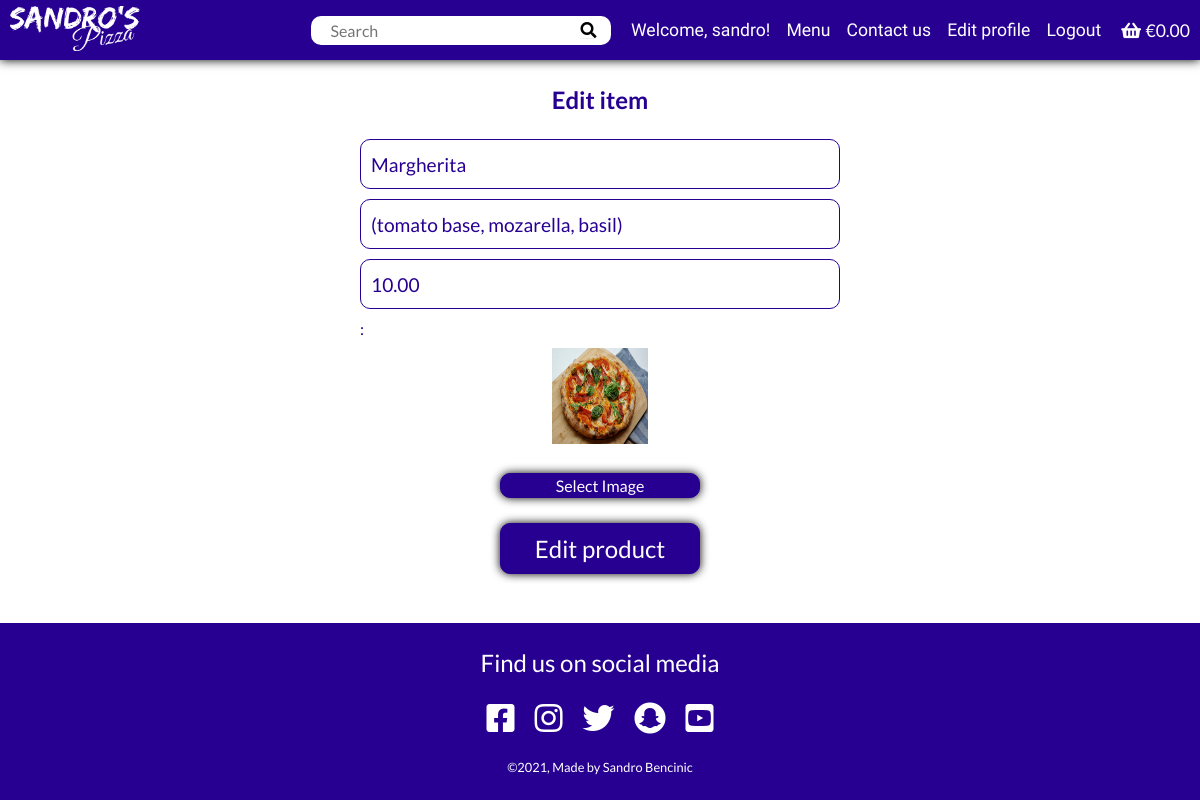
The app's page /product/edit_product/1/ (signed in) with its own data.
### product/models.py (models this page shows, shortened)
class Item(models.Model):
    name = models.CharField(max_length=50)
    ingredients = models.CharField(max_length=100)
    price = models.DecimalField(max_digits=10, decimal_places=2)
    image = models.ImageField(null=True, blank=True)

### product/views.py (the view)
# urls.py: path('edit_product/<item_id>/', edit_product, name='edit_product'),
@login_required()
def edit_product(request, item_id):
    if not request.user.is_superuser:
        messages.error(request, 'Permission denied.')
        return redirect(reverse('index'))
    product = get_object_or_404(Item, pk=item_id)
    if request.method == 'POST':
        form = ProductForm(request.POST, request.FILES, instance=product)
        if request.POST.get('image-clear') == 'on':
            messages.error(request, 'Edit FAILED: Image field is mandatory!')
            return redirect(reverse('edit_product', args=[item_id]))
        if form.is_valid():
            form.save()
            messages.success(request, 'Successfully edited product details!')
            return redirect(reverse('menu'))
        else:
            messages.error(request, 'Failed to add product. Please ensure the \
                form is valid.')
    else:
        form = ProductForm(instance=product)
    context = {
        'form': form,
        'item': product,
    }
    return render(request, 'product/edit_product.html', context)

### product/forms.py
class ProductForm(forms.ModelForm):
    class Meta:
        model = Item
        fields = '__all__'
        widgets = {
            'name': forms.TextInput(attrs={'placeholder': 'Product name'}),
            'ingredients': forms.TextInput(
                attrs={'placeholder': '(Ingredients)'}),
            'price': forms.TextInput(
                attrs={'placeholder': 'price'}),
        }
    image = forms.ImageField(
        label='Image', required=False, widget=CustomClearableFileInput)

### order/contexts.py (called while the page is built, shortened)
def contexts(request):
    bag_items = []
    grand_total = 0
    if request.user.is_authenticated:
        delivery_fee = 0
    else:
        delivery_fee = 2
    grand_total += delivery_fee
    order_time = None
    bag = request.session.get('bag', {})
    context = {
        'bag_items': bag_items,
        'grand_total': grand_total,
        'order_time': order_time,
        'delivery_fee': delivery_fee,
    }
    return context

### product/templates/product/edit_product.html (shortened to what this page needs)
{% extends 'base.html' %}
{% load static %}
{% block content %}
  <p class="add-edit-item">Edit item</p>
  <div class="new-product">
    <form class="form-item" action="{% url 'edit_product' item.id %}" method="post" enctype="multipart/form-data">
      {{ form.as_p }}
      <button class="btn save-photo" type="submit">Edit product</button>
    </form>
  </div>
{% endblock content %}

### templates/base.html (shortened to what this page needs)
{% load static %}
<!DOCTYPE html>
<html lang="en">
<head>
    <link rel="stylesheet" href="https://use.fontawesome.com/releases/v5.15.4/css/all.css">
    <link rel="stylesheet" href="https://cdnjs.cloudflare.com/ajax/libs/animate.css/4.1.1/animate.min.css">
    <link rel="stylesheet" href="{% static 'css/style.css' %}">
</head>
<body>
    <header class="navbar">
        <nav class="navbar__container">
            <a href="{% url 'index' %}">
                <img class="navbar__logo" src="{% static 'images/logo_bw.webp' %}" alt="Sandros pizza logo">
            </a>
            <div class="navbar__desktop-menu">
                <form class="navbar__search" action="{% url 'menu' %}" method="get" style="margin-right: 20px;">
                    <input class="search__input" type="text" name="q" placeholder="Search">
                    <button class="search__btn">
                        <i class="fas fa-search"></i>
                    </button>
                </form>
                <ul class="navbar__links">
                    {% if user.is_authenticated %}
                    <li class="navbar__user-desktop">
                        Welcome, {{ request.user }}!
                    </li>
                    {% endif %}
                    <li class="navbar__link">
                        <a href="{% url 'menu' %}">Menu</a>
                    </li>
                    <li class="navbar__link">
                        <a href="{% url 'contact' %}">Contact us</a>
                    </li>
                    {% if user.is_authenticated %}
                    <li class="navbar__link">
                        <a href="{% url 'profile' %}">Edit profile</a>
                    </li>
                    <li class="navbar__link">
                        <a href="{% url 'account_logout' %}">Logout</a>
                    </li>
                    {% endif %}
                    <li class="navbar__link" style="margin-left: 20px;">
                        <a href="{% url 'order' %}">
                            <i class="fas fa-shopping-basket"></i>
                            {% if bag_items %}
                            <span>€{{ grand_total|floatformat:2 }}</span>
                            {% else %}
                            <span>€0.00</span>
                            {% endif %}
                        </a>
                    </li>
                </ul>
            </div>
        </nav>
    </header>
    <div class="main-container">
        {% block content %}
        {% endblock content %}
    </div>
    <footer class="footer">
        <p class="footer__title">Find us on social media</p>
        <ul class="footer__links">
        <li>
            <a href="https://www.facebook.com/" target="_blank"
            aria-label="link to facebook (opens in new tab)" rel="noopener">
            <i class="fab fa-facebook-square"></i>
            </a>
        </li>
        <li>
            <a href="https://www.instagram.com/" target="_blank"
            aria-label="link to instagram (opens in new tab)" rel="noopener">
            <i class="fab fa-instagram"></i>
            </a>
        </li>
        <li>
            <a href="https://twitter.com/" target="_blank"
            aria-label="link to twitter (opens in new tab)" rel="noopener">
            <i class="fab fa-twitter"></i>
            </a>
        </li>
        <li>
            <a href="https://www.snapchat.com/" target="_blank"
            aria-label="link to snapchat (opens in new tab)" rel="noopener">
            <i class="fab fa-snapchat"></i>
            </a>
        </li>
        <li>
            <a href="https://www.youtube.com/" target="_blank"
            aria-label="link to youtube (opens in new tab)" rel="noopener">
            <i class="fab fa-youtube-square"></i>
            </a>
        </li>
        </ul>
        <p class="footer__copyright">©2021, Made by Sandro Bencinic</p>
    </footer>
</body>
</html>

### static/css/style.css (style rules this page uses)
* { position: relative; box-sizing: border-box; margin: 0; padding: 0; }
*, a { font-family: 'Lato', sans-serif; color: black; }
body { min-height: 100vh; display: flex; flex-direction: column; justify-content: space-between; }
a { text-decoration: none; }
li { list-style-type: none; }
.main-container { width: 100%; min-height: calc(100vh - 177px - 80px); top: 80px; margin-bottom: 80px; }
.btn, .search__btn, .checkout-popup__close, .item__plus, .item__minus, .flash__close, .comment__add { cursor: pointer; }
.btn { display: block; color: white !important; border: 1px solid rgb(39, 0, 146); border-radius: 10px; background-color: rgb(39, 0, 146); padding: 10px; width: 200px; font-size: 1.5rem; text-align: center; box-shadow: 0px 0px 10px 0px black; }
.navbar__desktop-menu { display: none; }
.navbar__container { display: flex; justify-content: space-between; align-items: center; position: fixed; top: 0; height: 80px; width: 100%; padding: 10px; background-color: rgb(39, 0, 146); box-shadow: 0px 0px 10px 0px black; z-index: 1; }
.navbar__logo { width: 130px; }
.navbar__search { display: flex; justify-content: center; align-items: center; background-color: white; border-radius: 10px; width: 80vw; margin: 60px auto 40px auto; }
.search__input { height: 50px; width: 70%; font-size: 1.5rem; padding: 10px; border: none; outline: none; background-color: white; color: black; }
.search__btn { border: none; }
.search__btn i { display: inline-block; height: 50px; font-size: 1.8rem; padding: 10px; background-color: white; color: black; }
.navbar__link { margin-left: 20px; margin-top: 20px; }
.navbar__link a { color: white; font-size: 2.5rem; font-family: 'Staatliches', cursive; }
.footer { text-align: center; background-color: rgb(39, 0, 146); padding: 25px 0; }
.footer__title { color: white; font-size: 1.5rem; }
.footer__links { display: flex; justify-content: center; }
.footer i { color: white; font-size: 2rem; margin: 25px 10px; }
.footer__copyright { color: white; font-size: 0.8rem; }
.add-edit-item { color: rgba(39, 0, 146); font-size: 1.5rem; font-weight: bold; text-align: center; margin: 25px auto; }
.form-item { width: 90vw; margin: 0 auto; }
.form-item * { color: rgba(39, 0, 146); }
.form-item input { width: 100%; height: 50px; border: 1px solid rgb(39, 0, 146); border-radius: 10px; outline-color: rgb(39, 0, 146); margin-bottom: 10px; font-size: 1.2rem; padding: 10px; }
.form-item input::placeholder { color: rgba(39, 0, 146, 0.4); font-weight: 400; }
.save-photo, .add-product { margin: 0 auto; margin-bottom: 25px; }
@media only screen and (min-width: 992px) and (orientation: landscape) { .main-container { min-height: calc(100vh - 177px - 60px); top: 60px; margin-bottom: 60px; } }
@media only screen and (min-width: 992px) and (orientation: landscape) { .navbar__container { height: 60px; } }
@media only screen and (min-width: 992px) and (orientation: landscape) { .navbar__desktop-menu { display: flex; align-items: center; } }
@media only screen and (min-width: 992px) and (orientation: landscape) { .navbar__search { height: fit-content; width: 300px; margin: 0; } }
@media only screen and (min-width: 992px) and (orientation: landscape) { .search__input { height: auto; width: 85%; font-size: 1rem; padding: 5px; } }
@media only screen and (min-width: 992px) and (orientation: landscape) { .search__btn i { height: auto; font-size: 1rem; padding: 0px; } }
@media only screen and (min-width: 992px) and (orientation: landscape) { .navbar__links { display: flex; align-items: center; } }
@media only screen and (min-width: 992px) and (orientation: landscape) { .navbar__link { margin-top: 0; margin-left: 16px; } }
@media only screen and (min-width: 992px) and (orientation: landscape) { .navbar__link a { font-size: 1.1rem; } }
@media only screen and (min-width: 992px) and (orientation: landscape) { .navbar__user-desktop { color: white; font-size: 1.1rem; font-family: 'Staatliches', cursive; } }
@media only screen and (min-width: 992px) and (orientation: landscape) { .navbar__link i, .navbar__link span { color: white !important; } }
@media only screen and (min-width: 992px) and (orientation: landscape) { .form-item { width: 40vw; } }

### records on screen
Item: name "Margherita", ingredients "(tomato base, mozarella, basil)", price "10.00"

### other values on screen
{{ request.user }} "sandro"
